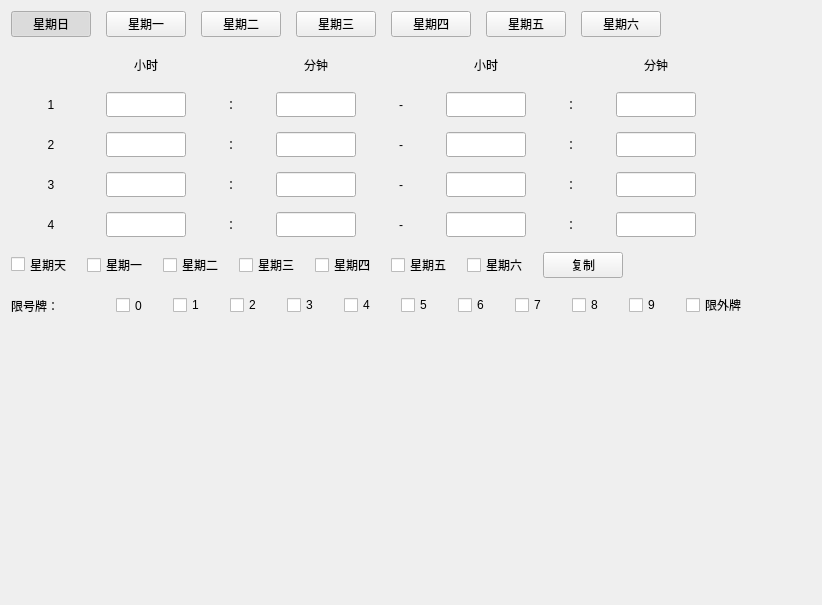
     <widget class="QWidget" name="page_5">
      <layout class="QVBoxLayout" name="verticalLayout_8">
       <property name="spacing">
        <number>15</number>
       </property>
       <item>
        <layout class="QHBoxLayout" name="horizontalLayout_10">
         <item>
          <widget class="QPushButton" name="btn_day7">
           <property name="minimumSize">
            <size>
             <width>80</width>
             <height>25</height>
            </size>
           </property>
           <property name="focusPolicy">
            <enum>Qt::NoFocus</enum>
           </property>
           <property name="text">
            <string>星期日</string>
           </property>
           <property name="checkable">
            <bool>true</bool>
           </property>
           <property name="checked">
            <bool>true</bool>
           </property>
           <property name="autoRepeat">
            <bool>false</bool>
           </property>
           <property name="autoExclusive">
            <bool>true</bool>
           </property>
          </widget>
         </item>
         <item>
          <widget class="QPushButton" name="btn_day1">
           <property name="minimumSize">
            <size>
             <width>80</width>
             <height>25</height>
            </size>
           </property>
           <property name="focusPolicy">
            <enum>Qt::NoFocus</enum>
           </property>
           <property name="text">
            <string>星期一</string>
           </property>
           <property name="checkable">
            <bool>true</bool>
           </property>
           <property name="autoExclusive">
            <bool>true</bool>
           </property>
          </widget>
         </item>
         <item>
          <widget class="QPushButton" name="btn_day2">
           <property name="minimumSize">
            <size>
             <width>80</width>
             <height>25</height>
            </size>
           </property>
           <property name="focusPolicy">
            <enum>Qt::NoFocus</enum>
           </property>
           <property name="text">
            <string>星期二</string>
           </property>
           <property name="checkable">
            <bool>true</bool>
           </property>
           <property name="autoExclusive">
            <bool>true</bool>
           </property>
          </widget>
         </item>
         <item>
          <widget class="QPushButton" name="btn_day3">
           <property name="minimumSize">
            <size>
             <width>80</width>
             <height>25</height>
            </size>
           </property>
           <property name="focusPolicy">
            <enum>Qt::NoFocus</enum>
           </property>
           <property name="text">
            <string>星期三</string>
           </property>
           <property name="checkable">
            <bool>true</bool>
           </property>
           <property name="autoExclusive">
            <bool>true</bool>
           </property>
          </widget>
         </item>
         <item>
          <widget class="QPushButton" name="btn_day4">
           <property name="minimumSize">
            <size>
             <width>80</width>
             <height>25</height>
            </size>
           </property>
           <property name="focusPolicy">
            <enum>Qt::NoFocus</enum>
           </property>
           <property name="text">
            <string>星期四</string>
           </property>
           <property name="checkable">
            <bool>true</bool>
           </property>
           <property name="autoExclusive">
            <bool>true</bool>
           </property>
          </widget>
         </item>
         <item>
          <widget class="QPushButton" name="btn_day5">
           <property name="minimumSize">
            <size>
             <width>80</width>
             <height>25</height>
            </size>
           </property>
           <property name="focusPolicy">
            <enum>Qt::NoFocus</enum>
           </property>
           <property name="text">
            <string>星期五</string>
           </property>
           <property name="checkable">
            <bool>true</bool>
           </property>
           <property name="autoExclusive">
            <bool>true</bool>
           </property>
          </widget>
         </item>
         <item>
          <widget class="QPushButton" name="btn_day6">
           <property name="minimumSize">
            <size>
             <width>80</width>
             <height>25</height>
            </size>
           </property>
           <property name="focusPolicy">
            <enum>Qt::NoFocus</enum>
           </property>
           <property name="text">
            <string>星期六</string>
           </property>
           <property name="checkable">
            <bool>true</bool>
           </property>
           <property name="autoExclusive">
            <bool>true</bool>
           </property>
          </widget>
         </item>
         <item>
          <spacer name="horizontalSpacer_11">
           <property name="orientation">
            <enum>Qt::Horizontal</enum>
           </property>
           <property name="sizeHint" stdset="0">
            <size>
             <width>40</width>
             <height>20</height>
            </size>
           </property>
          </spacer>
         </item>
        </layout>
       </item>
       <item>
        <layout class="QHBoxLayout" name="horizontalLayout_15">
         <item>
          <layout class="QGridLayout" name="gridLayout_4">
           <item row="2" column="3">
            <widget class="QLineEdit" name="ledt_2_min_from">
             <property name="minimumSize">
              <size>
               <width>80</width>
               <height>25</height>
              </size>
             </property>
             <property name="maximumSize">
              <size>
               <width>80</width>
               <height>16777215</height>
              </size>
             </property>
            </widget>
           </item>
           <item row="4" column="2">
            <widget class="QLabel" name="label_35">
             <property name="text">
              <string>：</string>
             </property>
             <property name="alignment">
              <set>Qt::AlignCenter</set>
             </property>
            </widget>
           </item>
           <item row="1" column="3">
            <widget class="QLineEdit" name="ledt_1_min_from">
             <property name="minimumSize">
              <size>
               <width>80</width>
               <height>25</height>
              </size>
             </property>
             <property name="maximumSize">
              <size>
               <width>80</width>
               <height>16777215</height>
              </size>
             </property>
            </widget>
           </item>
           <item row="4" column="1">
            <widget class="QLineEdit" name="ledt_4_hour_from">
             <property name="minimumSize">
              <size>
               <width>80</width>
               <height>25</height>
              </size>
             </property>
             <property name="maximumSize">
              <size>
               <width>80</width>
               <height>16777215</height>
              </size>
             </property>
            </widget>
           </item>
           <item row="2" column="1">
            <widget class="QLineEdit" name="ledt_2_hour_from">
             <property name="minimumSize">
              <size>
               <width>80</width>
               <height>25</height>
              </size>
             </property>
             <property name="maximumSize">
              <size>
               <width>80</width>
               <height>16777215</height>
              </size>
             </property>
            </widget>
           </item>
           <item row="3" column="1">
            <widget class="QLineEdit" name="ledt_3_hour_from">
             <property name="minimumSize">
              <size>
               <width>80</width>
               <height>25</height>
              </size>
             </property>
             <property name="maximumSize">
              <size>
               <width>80</width>
               <height>16777215</height>
              </size>
             </property>
            </widget>
           </item>
           <item row="4" column="0">
            <widget class="QLabel" name="label_41">
             <property name="text">
              <string>4</string>
             </property>
             <property name="alignment">
              <set>Qt::AlignCenter</set>
             </property>
            </widget>
           </item>
           <item row="1" column="2">
            <widget class="QLabel" name="label_40">
             <property name="minimumSize">
              <size>
               <width>60</width>
               <height>0</height>
              </size>
             </property>
             <property name="maximumSize">
              <size>
               <width>60</width>
               <height>16777215</height>
              </size>
             </property>
             <property name="text">
              <string>：</string>
             </property>
             <property name="alignment">
              <set>Qt::AlignCenter</set>
             </property>
            </widget>
           </item>
           <item row="3" column="0">
            <widget class="QLabel" name="label_42">
             <property name="text">
              <string>3</string>
             </property>
             <property name="alignment">
              <set>Qt::AlignCenter</set>
             </property>
            </widget>
           </item>
           <item row="1" column="0">
            <widget class="QLabel" name="label_43">
             <property name="minimumSize">
              <size>
               <width>80</width>
               <height>0</height>
              </size>
             </property>
             <property name="text">
              <string>1</string>
             </property>
             <property name="alignment">
              <set>Qt::AlignCenter</set>
             </property>
            </widget>
           </item>
           <item row="1" column="1">
            <widget class="QLineEdit" name="ledt_1_hour_from">
             <property name="minimumSize">
              <size>
               <width>80</width>
               <height>25</height>
              </size>
             </property>
             <property name="maximumSize">
              <size>
               <width>80</width>
               <height>16777215</height>
              </size>
             </property>
            </widget>
           </item>
           <item row="2" column="2">
            <widget class="QLabel" name="label_45">
             <property name="text">
              <string>：</string>
             </property>
             <property name="alignment">
              <set>Qt::AlignCenter</set>
             </property>
            </widget>
           </item>
           <item row="3" column="2">
            <widget class="QLabel" name="label_46">
             <property name="text">
              <string>：</string>
             </property>
             <property name="alignment">
              <set>Qt::AlignCenter</set>
             </property>
            </widget>
           </item>
           <item row="1" column="4">
            <widget class="QLabel" name="label_47">
             <property name="minimumSize">
              <size>
               <width>60</width>
               <height>0</height>
              </size>
             </property>
             <property name="maximumSize">
              <size>
               <width>60</width>
               <height>16777215</height>
              </size>
             </property>
             <property name="text">
              <string>-</string>
             </property>
             <property name="alignment">
              <set>Qt::AlignCenter</set>
             </property>
            </widget>
           </item>
           <item row="2" column="0">
            <widget class="QLabel" name="label_44">
             <property name="text">
              <string>2</string>
             </property>
             <property name="alignment">
              <set>Qt::AlignCenter</set>
             </property>
            </widget>
           </item>
           <item row="3" column="5">
            <widget class="QLineEdit" name="ledt_3_hour_to">
             <property name="minimumSize">
              <size>
               <width>80</width>
               <height>25</height>
              </size>
             </property>
             <property name="maximumSize">
              <size>
               <width>80</width>
               <height>16777215</height>
              </size>
             </property>
            </widget>
           </item>
           <item row="3" column="4">
            <widget class="QLabel" name="label_48">
             <property name="text">
              <string>-</string>
             </property>
             <property name="alignment">
              <set>Qt::AlignCenter</set>
             </property>
            </widget>
           </item>
           <item row="2" column="5">
            <widget class="QLineEdit" name="ledt_2_hour_to">
             <property name="minimumSize">
              <size>
               <width>80</width>
               <height>25</height>
              </size>
             </property>
             <property name="maximumSize">
              <size>
               <width>80</width>
               <height>16777215</height>
              </size>
             </property>
            </widget>
           </item>
           <item row="4" column="3">
            <widget class="QLineEdit" name="ledt_4_min_from">
             <property name="minimumSize">
              <size>
               <width>80</width>
               <height>25</height>
              </size>
             </property>
             <property name="maximumSize">
              <size>
               <width>80</width>
               <height>16777215</height>
              </size>
             </property>
            </widget>
           </item>
           <item row="3" column="3">
            <widget class="QLineEdit" name="ledt_3_min_from">
             <property name="minimumSize">
              <size>
               <width>80</width>
               <height>25</height>
              </size>
             </property>
             <property name="maximumSize">
              <size>
               <width>80</width>
               <height>16777215</height>
              </size>
             </property>
            </widget>
           </item>
           <item row="1" column="5">
            <widget class="QLineEdit" name="ledt_1_hour_to">
             <property name="minimumSize">
              <size>
               <width>80</width>
               <height>25</height>
              </size>
             </property>
             <property name="maximumSize">
              <size>
               <width>80</width>
               <height>16777215</height>
              </size>
             </property>
            </widget>
           </item>
           <item row="4" column="4">
            <widget class="QLabel" name="label_49">
             <property name="text">
              <string>-</string>
             </property>
             <property name="alignment">
              <set>Qt::AlignCenter</set>
             </property>
            </widget>
           </item>
           <item row="3" column="6">
            <widget class="QLabel" name="label_52">
             <property name="text">
              <string>：</string>
             </property>
             <property name="alignment">
              <set>Qt::AlignCenter</set>
             </property>
            </widget>
           </item>
           <item row="2" column="6">
            <widget class="QLabel" name="label_51">
             <property name="text">
              <string>：</string>
             </property>
             <property name="alignment">
              <set>Qt::AlignCenter</set>
             </property>
            </widget>
           </item>
           <item row="2" column="4">
            <widget class="QLabel" name="label_50">
             <property name="text">
              <string>-</string>
             </property>
             <property name="alignment">
              <set>Qt::AlignCenter</set>
             </property>
            </widget>
           </item>
           <item row="1" column="7">
            <widget class="QLineEdit" name="ledt_1_min_to">
             <property name="minimumSize">
              <size>
               <width>80</width>
               <height>25</height>
              </size>
             </property>
             <property name="maximumSize">
              <size>
               <width>80</width>
               <height>16777215</height>
              </size>
             </property>
            </widget>
           </item>
           <item row="4" column="6">
            <widget class="QLabel" name="label_54">
             <property name="text">
              <string>：</string>
             </property>
             <property name="alignment">
              <set>Qt::AlignCenter</set>
             </property>
            </widget>
           </item>
           <item row="4" column="5">
            <widget class="QLineEdit" name="ledt_4_hour_to">
             <property name="minimumSize">
              <size>
               <width>80</width>
               <height>25</height>
              </size>
             </property>
             <property name="maximumSize">
              <size>
               <width>80</width>
               <height>16777215</height>
              </size>
             </property>
            </widget>
           </item>
           <item row="1" column="6">
            <widget class="QLabel" name="label_53">
             <property name="minimumSize">
              <size>
               <width>60</width>
               <height>0</height>
              </size>
             </property>
             <property name="maximumSize">
              <size>
               <width>60</width>
               <height>16777215</height>
              </size>
             </property>
             <property name="text">
              <string>：</string>
             </property>
             <property name="alignment">
              <set>Qt::AlignCenter</set>
             </property>
            </widget>
           </item>
           <item row="1" column="8">
            <widget class="QLabel" name="label_55">
             <property name="minimumSize">
              <size>
               <width>60</width>
               <height>0</height>
              </size>
             </property>
             <property name="maximumSize">
              <size>
               <width>60</width>
               <height>16777215</height>
              </size>
             </property>
             <property name="text">
              <string/>
             </property>
            </widget>
           </item>
           <item row="2" column="8">
            <widget class="QLabel" name="label_57">
             <property name="text">
              <string/>
             </property>
            </widget>
           </item>
           <item row="3" column="8">
            <widget class="QLabel" name="label_56">
             <property name="text">
              <string/>
             </property>
            </widget>
           </item>
           <item row="4" column="8">
            <widget class="QLabel" name="label_58">
             <property name="text">
              <string/>
             </property>
            </widget>
           </item>
           <item row="3" column="7">
            <widget class="QLineEdit" name="ledt_3_min_to">
             <property name="minimumSize">
              <size>
               <width>80</width>
               <height>25</height>
              </size>
             </property>
             <property name="maximumSize">
              <size>
               <width>80</width>
               <height>16777215</height>
              </size>
             </property>
            </widget>
           </item>
           <item row="4" column="7">
            <widget class="QLineEdit" name="ledt_4_min_to">
             <property name="minimumSize">
              <size>
               <width>80</width>
               <height>25</height>
              </size>
             </property>
             <property name="maximumSize">
              <size>
               <width>80</width>
               <height>16777215</height>
              </size>
             </property>
            </widget>
           </item>
           <item row="2" column="7">
            <widget class="QLineEdit" name="ledt_2_min_to">
             <property name="minimumSize">
              <size>
               <width>80</width>
               <height>25</height>
              </size>
             </property>
             <property name="maximumSize">
              <size>
               <width>80</width>
               <height>16777215</height>
              </size>
             </property>
            </widget>
           </item>
           <item row="0" column="3">
            <widget class="QLabel" name="label_60">
             <property name="text">
              <string>分钟</string>
             </property>
             <property name="alignment">
              <set>Qt::AlignCenter</set>
             </property>
            </widget>
           </item>
           <item row="0" column="1">
            <widget class="QLabel" name="label_59">
             <property name="minimumSize">
              <size>
               <width>0</width>
               <height>25</height>
              </size>
             </property>
             <property name="text">
              <string>小时</string>
             </property>
             <property name="alignment">
              <set>Qt::AlignCenter</set>
             </property>
            </widget>
           </item>
           <item row="0" column="5">
            <widget class="QLabel" name="label_61">
             <property name="text">
              <string>小时</string>
             </property>
             <property name="alignment">
              <set>Qt::AlignCenter</set>
             </property>
            </widget>
           </item>
           <item row="0" column="7">
            <widget class="QLabel" name="label_62">
             <property name="text">
              <string>分钟</string>
             </property>
             <property name="alignment">
              <set>Qt::AlignCenter</set>
             </property>
            </widget>
           </item>
          </layout>
         </item>
         <item>
          <spacer name="horizontalSpacer_16">
           <property name="orientation">
            <enum>Qt::Horizontal</enum>
           </property>
           <property name="sizeHint" stdset="0">
            <size>
             <width>40</width>
             <height>20</height>
            </size>
           </property>
          </spacer>
         </item>
        </layout>
       </item>
       <item>
        <layout class="QHBoxLayout" name="horizontalLayout_11">
         <property name="spacing">
          <number>15</number>
         </property>
         <item>
          <widget class="QCheckBox" name="chk_day7">
           <property name="minimumSize">
            <size>
             <width>0</width>
             <height>25</height>
            </size>
           </property>
           <property name="text">
            <string>星期天</string>
           </property>
          </widget>
         </item>
         <item>
          <widget class="QCheckBox" name="chk_day1">
           <property name="text">
            <string>星期一</string>
           </property>
          </widget>
         </item>
         <item>
          <widget class="QCheckBox" name="chk_day2">
           <property name="text">
            <string>星期二</string>
           </property>
          </widget>
         </item>
         <item>
          <widget class="QCheckBox" name="chk_day3">
           <property name="text">
            <string>星期三</string>
           </property>
          </widget>
         </item>
         <item>
          <widget class="QCheckBox" name="chk_day4">
           <property name="text">
            <string>星期四</string>
           </property>
          </widget>
         </item>
         <item>
          <widget class="QCheckBox" name="chk_day5">
           <property name="text">
            <string>星期五</string>
           </property>
          </widget>
         </item>
         <item>
          <widget class="QCheckBox" name="chk_day6">
           <property name="text">
            <string>星期六</string>
           </property>
          </widget>
         </item>
         <item>
          <widget class="QPushButton" name="btn_dayCopy">
           <property name="minimumSize">
            <size>
             <width>80</width>
             <height>25</height>
            </size>
           </property>
           <property name="focusPolicy">
            <enum>Qt::NoFocus</enum>
           </property>
           <property name="text">
            <string>复制</string>
           </property>
          </widget>
         </item>
         <item>
          <spacer name="horizontalSpacer_12">
           <property name="orientation">
            <enum>Qt::Horizontal</enum>
           </property>
           <property name="sizeHint" stdset="0">
            <size>
             <width>40</width>
             <height>20</height>
            </size>
           </property>
          </spacer>
         </item>
        </layout>
       </item>
       <item>
        <layout class="QHBoxLayout" name="horizontalLayout_14">
         <property name="spacing">
          <number>25</number>
         </property>
         <item>
          <widget class="QLabel" name="label_64">
           <property name="minimumSize">
            <size>
             <width>80</width>
             <height>25</height>
            </size>
           </property>
           <property name="text">
            <string>限号牌：</string>
           </property>
          </widget>
         </item>
         <item>
          <widget class="QCheckBox" name="chk_0">
           <property name="minimumSize">
            <size>
             <width>0</width>
             <height>25</height>
            </size>
           </property>
           <property name="text">
            <string>0</string>
           </property>
          </widget>
         </item>
         <item>
          <widget class="QCheckBox" name="chk_1">
           <property name="text">
            <string>1</string>
           </property>
          </widget>
         </item>
         <item>
          <widget class="QCheckBox" name="chk_2">
           <property name="text">
            <string>2</string>
           </property>
          </widget>
         </item>
         <item>
          <widget class="QCheckBox" name="chk_3">
           <property name="text">
            <string>3</string>
           </property>
          </widget>
         </item>
         <item>
          <widget class="QCheckBox" name="chk_4">
           <property name="text">
            <string>4</string>
           </property>
          </widget>
         </item>
         <item>
          <widget class="QCheckBox" name="chk_5">
           <property name="text">
            <string>5</string>
           </property>
          </widget>
         </item>
         <item>
          <widget class="QCheckBox" name="chk_6">
           <property name="text">
            <string>6</string>
           </property>
          </widget>
         </item>
         <item>
          <widget class="QCheckBox" name="chk_7">
           <property name="text">
            <string>7</string>
           </property>
          </widget>
         </item>
         <item>
          <widget class="QCheckBox" name="chk_8">
           <property name="text">
            <string>8</string>
           </property>
          </widget>
         </item>
         <item>
          <widget class="QCheckBox" name="chk_9">
           <property name="text">
            <string>9</string>
           </property>
          </widget>
         </item>
         <item>
          <widget class="QCheckBox" name="chk_limitOuterPlate">
           <property name="text">
            <string>限外牌</string>
           </property>
          </widget>
         </item>
         <item>
          <spacer name="horizontalSpacer_15">
           <property name="orientation">
            <enum>Qt::Horizontal</enum>
           </property>
           <property name="sizeHint" stdset="0">
            <size>
             <width>40</width>
             <height>20</height>
            </size>
           </property>
          </spacer>
         </item>
        </layout>
       </item>
       <item>
        <spacer name="verticalSpacer_5">
         <property name="orientation">
          <enum>Qt::Vertical</enum>
         </property>
         <property name="sizeHint" stdset="0">
          <size>
           <width>20</width>
           <height>276</height>
          </size>
         </property>
        </spacer>
       </item>
      </layout>
     </widget>
